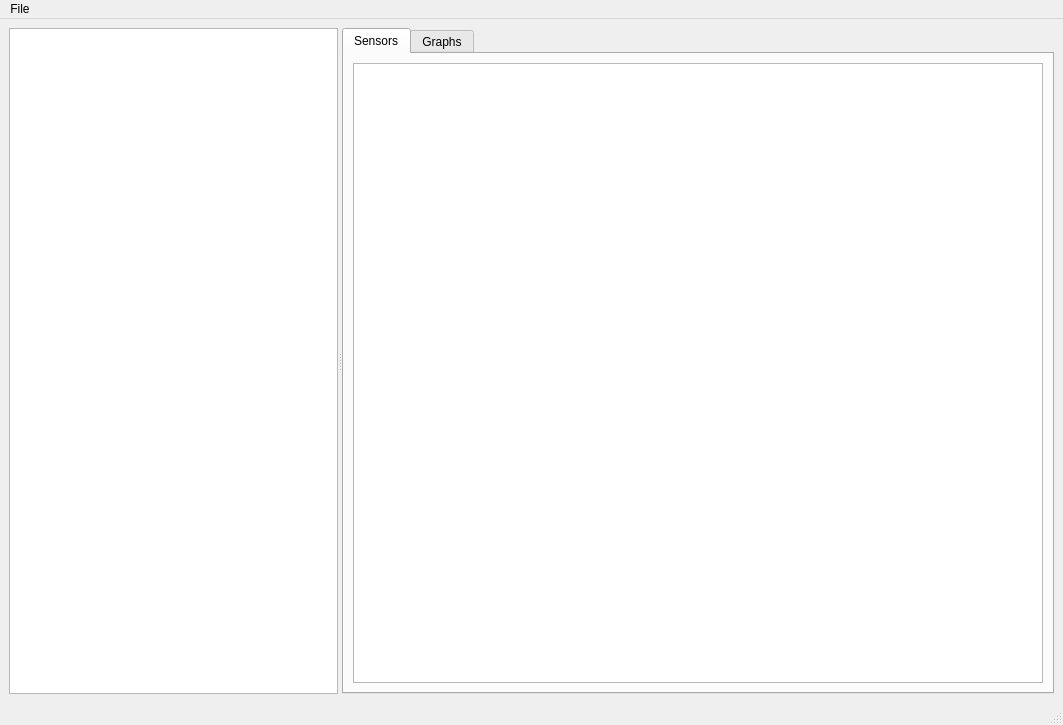
<?xml version="1.0" encoding="UTF-8"?>
<ui version="4.0">
 <class>MainWindow</class>
 <widget class="QMainWindow" name="MainWindow">
  <property name="geometry">
   <rect>
    <x>0</x>
    <y>0</y>
    <width>1063</width>
    <height>725</height>
   </rect>
  </property>
  <property name="windowTitle">
   <string>SmartPoliTech Monitoring System</string>
  </property>
  <widget class="QWidget" name="centralwidget">
   <layout class="QVBoxLayout" name="verticalLayout_3">
    <item>
     <widget class="QSplitter" name="splitter_3">
      <property name="orientation">
       <enum>Qt::Horizontal</enum>
      </property>
      <widget class="QTreeView" name="treeView">
       <property name="sizePolicy">
        <sizepolicy hsizetype="Expanding" vsizetype="Expanding">
         <horstretch>0</horstretch>
         <verstretch>0</verstretch>
        </sizepolicy>
       </property>
      </widget>
      <widget class="QTabWidget" name="tabWidget">
       <property name="currentIndex">
        <number>0</number>
       </property>
       <widget class="QWidget" name="tab_2">
        <attribute name="title">
         <string>Sensors</string>
        </attribute>
        <layout class="QVBoxLayout" name="verticalLayout_5">
         <item>
          <layout class="QVBoxLayout" name="verticalLayout_4">
           <item>
            <widget class="QTableWidget" name="tableWidget"/>
           </item>
          </layout>
         </item>
        </layout>
       </widget>
       <widget class="QWidget" name="tab_1">
        <attribute name="title">
         <string>Graphs</string>
        </attribute>
        <layout class="QVBoxLayout" name="verticalLayout_2">
         <item>
          <widget class="QSplitter" name="splitter_2">
           <property name="orientation">
            <enum>Qt::Horizontal</enum>
           </property>
           <widget class="QTreeWidget" name="treeWidget">
            <property name="sizePolicy">
             <sizepolicy hsizetype="MinimumExpanding" vsizetype="Expanding">
              <horstretch>0</horstretch>
              <verstretch>0</verstretch>
             </sizepolicy>
            </property>
            <property name="maximumSize">
             <size>
              <width>200</width>
              <height>16777215</height>
             </size>
            </property>
            <column>
             <property name="text">
              <string notr="true">1</string>
             </property>
            </column>
           </widget>
           <widget class="QSplitter" name="splitter">
            <property name="orientation">
             <enum>Qt::Horizontal</enum>
            </property>
            <widget class="QFrame" name="frame">
             <property name="sizePolicy">
              <sizepolicy hsizetype="Preferred" vsizetype="Preferred">
               <horstretch>0</horstretch>
               <verstretch>0</verstretch>
              </sizepolicy>
             </property>
             <property name="frameShape">
              <enum>QFrame::StyledPanel</enum>
             </property>
             <property name="frameShadow">
              <enum>QFrame::Raised</enum>
             </property>
             <layout class="QVBoxLayout" name="verticalLayout_6">
              <item>
               <layout class="QVBoxLayout" name="verticalLayout">
                <item>
                 <widget class="PlotWidget" name="graphicsView"/>
                </item>
                <item>
                 <widget class="PlotWidget" name="graphicsView_2"/>
                </item>
                <item>
                 <widget class="PlotWidget" name="graphicsView_3"/>
                </item>
               </layout>
              </item>
             </layout>
            </widget>
           </widget>
          </widget>
         </item>
        </layout>
       </widget>
      </widget>
     </widget>
    </item>
   </layout>
  </widget>
  <widget class="QMenuBar" name="menubar">
   <property name="geometry">
    <rect>
     <x>0</x>
     <y>0</y>
     <width>1063</width>
     <height>25</height>
    </rect>
   </property>
   <widget class="QMenu" name="menuFile">
    <property name="title">
     <string>File</string>
    </property>
    <addaction name="actionFile"/>
   </widget>
   <addaction name="menuFile"/>
  </widget>
  <widget class="QStatusBar" name="statusbar"/>
  <action name="actionFile">
   <property name="text">
    <string>File</string>
   </property>
  </action>
 </widget>
 <customwidgets>
  <customwidget>
   <class>PlotWidget</class>
   <extends>QGraphicsView</extends>
   <header>pyqtgraph.h</header>
  </customwidget>
 </customwidgets>
 <resources/>
 <connections/>
</ui>
